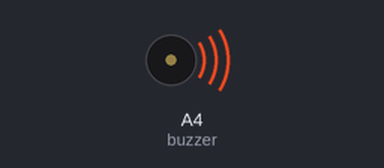
A sketch run on a simulated Arduino Uno, built with avr-gcc and run on an emulated ATmega328P. Parts: buzzer (waves = sounding).

Above: at 3.7 s.
At 85.6 s:
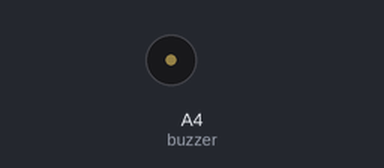
Timing chart, 0 to 87.1 s (numbered marks = the images above):
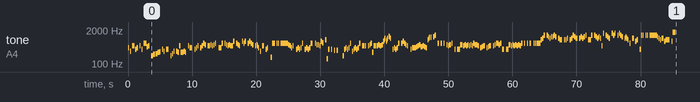

The sketch:

GIRI_GIRI.ino
```cpp
// かぐや様は告らせたい〜天才たちの恋愛頭脳戦〜 3nd Season OP 「GIRI GIRI」 (anime version)

#include <avr/pgmspace.h>

#define NOTE_B0  31
#define NOTE_C1  33
#define NOTE_CS1 35
#define NOTE_D1  37
#define NOTE_DS1 39
#define NOTE_E1  41
#define NOTE_F1  44
#define NOTE_FS1 46
#define NOTE_G1  49
#define NOTE_GS1 52
#define NOTE_A1  55
#define NOTE_AS1 58
#define NOTE_B1  62
#define NOTE_C2  65
#define NOTE_CS2 69
#define NOTE_D2  73
#define NOTE_DS2 78
#define NOTE_E2  82
#define NOTE_F2  87
#define NOTE_FS2 93
#define NOTE_G2  98
#define NOTE_GS2 104
#define NOTE_A2  110
#define NOTE_AS2 117
#define NOTE_B2  123
#define NOTE_C3  131
#define NOTE_CS3 139
#define NOTE_D3  147
#define NOTE_DS3 156
#define NOTE_E3  165
#define NOTE_F3  175
#define NOTE_FS3 185
#define NOTE_G3  196
#define NOTE_GS3 208
#define NOTE_A3  220
#define NOTE_AS3 233
#define NOTE_B3  247
#define NOTE_C4  262
#define NOTE_CS4 277
#define NOTE_D4  294
#define NOTE_DS4 311
#define NOTE_E4  330
#define NOTE_F4  349
#define NOTE_FS4 370
#define NOTE_G4  392
#define NOTE_GS4 415
#define NOTE_A4  440
#define NOTE_AS4 466
#define NOTE_B4  494
#define NOTE_C5  523
#define NOTE_CS5 554
#define NOTE_D5  587
#define NOTE_DS5 622
#define NOTE_E5  659
#define NOTE_F5  698
#define NOTE_FS5 740
#define NOTE_G5  784
#define NOTE_GS5 831
#define NOTE_A5  880
#define NOTE_AS5 932
#define NOTE_B5  988
#define NOTE_C6  1047
#define NOTE_CS6 1109
#define NOTE_D6  1175
#define NOTE_DS6 1245
#define NOTE_E6  1319
#define NOTE_F6  1397
#define NOTE_FS6 1480
#define NOTE_G6  1568
#define NOTE_GS6 1661
#define NOTE_A6  1760
#define NOTE_AS6 1865
#define NOTE_B6  1976
#define NOTE_C7  2093
#define NOTE_CS7 2217
#define NOTE_D7  2349
#define NOTE_DS7 2489
#define NOTE_E7  2637
#define NOTE_F7  2794
#define NOTE_FS7 2960
#define NOTE_G7  3136
#define NOTE_GS7 3322
#define NOTE_A7  3520
#define NOTE_AS7 3729
#define NOTE_B7  3951
#define NOTE_C8  4186
#define NOTE_CS8 4435
#define NOTE_D8  4699
#define NOTE_DS8 4978
#define NOTE_E8  5274
#define NOTE_F8  5588
#define NOTE_FS8 5920
#define NOTE_G8  6272
#define NOTE_GS8 6645
#define NOTE_A8  7074
#define NOTE_AS8 7459
#define NOTE_B8  7902
#define REST 0

int tempo = 44;
int buzzer = A4;

const int melody[] PROGMEM = {
NOTE_GS4,32,REST,32,NOTE_DS4,32,REST,32,NOTE_B4,12,NOTE_FS4,24,NOTE_GS4,24,REST,24,NOTE_B4,32,REST,32,NOTE_FS4,32,REST,32,NOTE_DS5,12,
NOTE_AS4,24,NOTE_B4,24,REST,24,NOTE_GS3,16,NOTE_AS3,16,NOTE_B3,16,NOTE_CS4,16,NOTE_D4,32,REST,32,NOTE_FS4,24,NOTE_DS4,24,REST,32,NOTE_FS4,12,REST,24,
NOTE_GS3,28,REST,128,NOTE_B3,28,REST,128,NOTE_DS4,24,REST,24,NOTE_DS4,24,NOTE_CS4,24,NOTE_B4,24,NOTE_CS4,24,NOTE_CS4,24,NOTE_DS4,24,NOTE_CS4,24,REST,24,NOTE_B4,24,NOTE_GS4,12,REST,16,
NOTE_FS4,24,NOTE_GS4,24,NOTE_B4,24,REST,24,NOTE_GS4,24,NOTE_B4,24,NOTE_DS5,24,NOTE_CS5,24,REST,24,NOTE_B4,24,NOTE_B4,24,NOTE_CS5,28,REST,128,NOTE_B4,28,REST,128,NOTE_CS5,28,REST,128,NOTE_DS5,24,REST,16,
NOTE_GS4,24,NOTE_GS4,24,NOTE_DS5,24,REST,24,NOTE_DS5,24,NOTE_CS5,24,NOTE_B4,24,NOTE_CS5,24,NOTE_B4,24,NOTE_B4,24,NOTE_FS5,24,REST,24,NOTE_DS5,24,NOTE_CS5,24,NOTE_B4,24,REST,24,
NOTE_FS5,24,NOTE_DS5,24,NOTE_FS5,24,REST,24,NOTE_DS5,24,NOTE_FS5,24,NOTE_DS5,24,NOTE_CS5,24,REST,24,NOTE_B4,24,NOTE_CS5,48,NOTE_B4,48,
NOTE_GS4,32,REST,32,NOTE_DS4,32,REST,32,NOTE_B4,16,REST,32,NOTE_FS4,24,NOTE_GS4,24,REST,16,NOTE_FS3,24,NOTE_DS5,24,NOTE_DS5,24,REST,24,NOTE_DS5,24,NOTE_DS5,24,REST,24,
NOTE_DS5,24,NOTE_DS5,24,NOTE_DS5,24,NOTE_DS5,24,NOTE_DS5,24,NOTE_CS5,24,NOTE_B4,24,NOTE_GS4,24,NOTE_B4,24,REST,16,
NOTE_FS4,24,NOTE_GS4,24,NOTE_FS4,24,NOTE_GS4,24,NOTE_DS5,24,REST,24,NOTE_FS4,24,NOTE_GS4,24,NOTE_FS4,24,NOTE_GS4,24,NOTE_DS5,16,REST,16,
NOTE_DS5,24,NOTE_CS5,24,NOTE_CS5,24,NOTE_B4,24,NOTE_FS5,24,NOTE_E5,24,REST,24,NOTE_GS5,24,NOTE_DS3,24,
NOTE_FS4,24,REST,24,NOTE_FS4,24,REST,24,NOTE_E4,24,REST,24,NOTE_E4,24,REST,12,REST,24,
NOTE_GS3,24,NOTE_FS4,24,NOTE_GS4,24,NOTE_FS4,24,NOTE_GS4,24,NOTE_DS5,24,REST,64,NOTE_DS4,24,NOTE_FS4,24,NOTE_GS4,24,NOTE_FS4,24,NOTE_GS4,24,NOTE_DS5,24,REST,24,
NOTE_B4,24,NOTE_B4,24,NOTE_B4,24,REST,24,NOTE_B4,24,NOTE_CS5,24,NOTE_DS5,24,NOTE_CS4,24,NOTE_B4,12,NOTE_B4,24,NOTE_CS5,24,NOTE_B4,16,NOTE_CS5,24,
NOTE_FS5,48,NOTE_GS5,48,NOTE_B5,48,REST,64,NOTE_FS5,48,NOTE_GS5,48,NOTE_B5,48,REST,64,NOTE_D6,48,NOTE_CS6,48,NOTE_B5,48,REST,64,REST,32,
NOTE_FS4,24,NOTE_GS4,24,NOTE_FS4,24,NOTE_GS4,24,NOTE_DS5,24,REST,24,NOTE_DS5,24,NOTE_FS5,24,NOTE_DS5,24,NOTE_CS5,24,NOTE_B4,24,REST,24,REST,64,
NOTE_FS4,24,NOTE_GS4,24,NOTE_GS4,12,NOTE_AS4,24,NOTE_B4,24,NOTE_CS5,24,NOTE_AS4,16,NOTE_B4,24,NOTE_AS4,24,NOTE_GS4,24,REST,64,
NOTE_GS5,48,NOTE_B5,48,NOTE_C6,48,REST,64,NOTE_C6,24,REST,24,NOTE_CS6,24,NOTE_DS6,24,REST,24,
NOTE_DS5,24,REST,24,NOTE_DS5,24,REST,24,NOTE_DS5,24,REST,24,NOTE_CS5,24,NOTE_B4,24,NOTE_CS5,16,NOTE_DS5,24,REST,24,NOTE_FS4,24,REST,24,NOTE_FS4,24,NOTE_FS4,24,
NOTE_CS5,12,NOTE_B4,24,NOTE_CS5,24,NOTE_B4,24,NOTE_CS5,24,NOTE_B4,24,NOTE_CS5,24,NOTE_B4,24,NOTE_DS5,24,NOTE_CS5,24,NOTE_CS5,24,NOTE_B4,24,REST,32,
NOTE_GS4,24,NOTE_AS4,24,NOTE_B4,16,REST,32,NOTE_GS4,24,NOTE_AS4,24,NOTE_B4,16,REST,24,NOTE_B4,24,NOTE_CS5,24,NOTE_DS5,12,NOTE_CS5,24,NOTE_DS5,24,REST,64,
NOTE_FS4,16,REST,24,NOTE_FS4,24,NOTE_FS4,24,NOTE_CS5,16,NOTE_B4,24,NOTE_CS5,24,NOTE_B4,24,NOTE_CS5,24,NOTE_B4,24,NOTE_CS5,24,NOTE_B4,24,
NOTE_DS5,24,REST,24,NOTE_DS5,24,REST,24,NOTE_DS5,24,REST,24,NOTE_DS5,24,REST,16,NOTE_DS5,24,NOTE_DS5,24,NOTE_DS5,24,NOTE_DS5,24,NOTE_DS5,24,
NOTE_GS5,24,NOTE_B5,24,NOTE_DS6,24,REST,24,NOTE_DS6,24,NOTE_CS6,24,NOTE_B5,24,NOTE_CS6,24,NOTE_CS6,24,NOTE_DS6,24,NOTE_CS6,24,REST,24,
NOTE_B5,24,NOTE_GS5,12,REST,24,NOTE_GS5,24,NOTE_GS5,24,NOTE_B5,24,REST,24,NOTE_GS5,24,NOTE_B5,24,NOTE_DS6,24,NOTE_CS6,24,NOTE_B5,16,REST,24,
NOTE_B5,28,REST,128,NOTE_CS6,28,REST,128,NOTE_B5,28,REST,128,NOTE_CS6,28,REST,128,NOTE_DS6,28,REST,24,REST,128,
NOTE_GS5,24,NOTE_GS5,24,NOTE_DS6,24,REST,24,NOTE_DS6,24,NOTE_CS6,24,NOTE_B5,24,NOTE_CS6,24,NOTE_B5,24,NOTE_B4,24,NOTE_FS6,24,REST,24,
NOTE_DS6,24,NOTE_CS6,24,NOTE_B5,24,REST,24,NOTE_FS6,24,NOTE_DS6,24,NOTE_FS6,24,REST,24,NOTE_DS6,24,NOTE_FS6,24,NOTE_DS6,24,NOTE_CS6,24,REST,24,NOTE_B5,48,NOTE_CS6,48,NOTE_B5,24,
NOTE_GS5,32,REST,32,NOTE_DS5,32,REST,32,NOTE_B5,16,REST,32,NOTE_FS5,24,NOTE_GS5,24,REST,24,
NOTE_FS4,24,NOTE_DS6,24,NOTE_DS6,24,REST,24,NOTE_DS6,24,NOTE_DS6,24,REST,24,NOTE_DS6,24,NOTE_DS6,24,NOTE_DS6,24,NOTE_DS6,24,NOTE_DS6,24,NOTE_CS6,24,NOTE_B5,24,NOTE_GS5,24,NOTE_B5,16,REST,64,
NOTE_FS5,24,NOTE_GS5,8,REST,24,NOTE_FS5,24,NOTE_GS6,24,NOTE_GS6,24,

};

int notes = sizeof(melody) / sizeof(melody[0]) / 2;
int wholenote = (60000 * 4) / tempo;

void playMelody(const int melody[], int notes, int wholenote) {
  for (int thisNote = 0; thisNote < notes * 2; thisNote += 2) {

    int pitch = pgm_read_word(&melody[thisNote]);
    int divider = pgm_read_word(&melody[thisNote + 1]);

    int noteDuration;

    if (divider > 0) {
      // 正常音符
      noteDuration = wholenote / divider;
    } else {
      // 負音符（1.5倍）
      noteDuration = wholenote / abs(divider);
      noteDuration = noteDuration * 1.5;
    }

    tone(buzzer, pitch, noteDuration * 0.9);
    delay(noteDuration);
    noTone(buzzer);
  }
}

void setup() {
  playMelody(melody, notes, wholenote);
}

void loop() {
}
```
